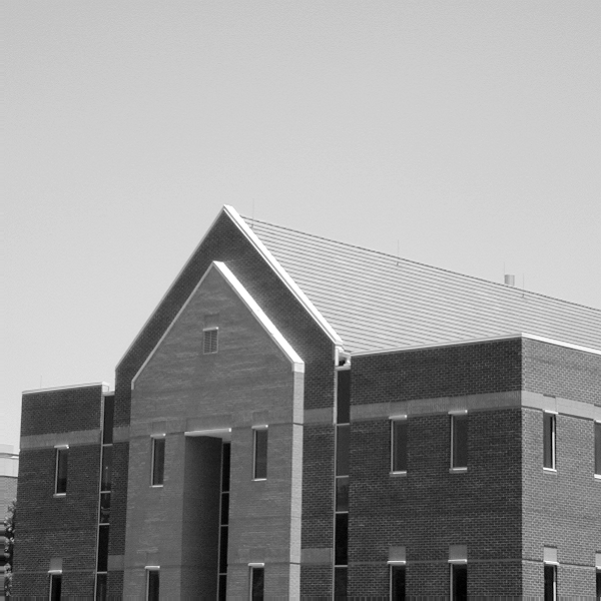
%> input picture DOG/building.tif, 601 x 601 px
$ octave makeDOGfigure.m   (GNU Octave 9; MATLAB toolbox functions it lacks are replaced by stand-ins)
%> lines starting %> are read from the running program, lines starting %| are printed output that depends on the picture
### DOG/gaussian2D.m
function g=gaussian2D(num,sigma,dist)
x=linspace(-dist,dist,num);
[X,Y]=meshgrid(x);
g=exp(-(X).^2./(2*sigma^2)).*exp(-(Y).^2./(2*sigma^2));

### correlation/sfft2.m
function b=sfft2(varargin)
%Shifted fft by PMB. First input is 2d array to be ffted.
%The second is optional zero padding
error(nargchk(1,3,nargin))
a=varargin{1};
if(nargin==2)
    c=zeros(varargin{2});
    c=impad(varargin{1},c);
    b=fftshift(fft2(fftshift(c)));
elseif(nargin==3)
    c=zeros(varargin{2},varargin{3});
    c=impad(varargin{1},c);
    b=fftshift(fft2(fftshift(c)));
else
    b=fftshift(fft2(fftshift(a)));
end


### DOG/makeDOGfigure.m
%display DOG filtered images with a set of different values of sigma
clear
close all
I=imread('building.tif');
%> I is the input picture: size 601x601 uint8; min 0, max 255, mean 152.8
figure(1)
imshow(I);
sc=linspace(0.2,4,12);
for p=1:length(sc)

sigma=sc(p);
DOGf=gaussian2D(601,sigma,10)-gaussian2D(601,sigma/1.6,10);
figure(2)
surfl(DOGf),shading interp, axis tight,title('DOG filter')
FI=sfft2(I);
CONV=FI.*DOGf;
fi=fftshift(ifft2(fftshift(CONV)));
figure(3);
imagesc(abs(fi)),colormap('gray')

figure(4)
subplot(3,4,p)

imagesc(abs(fi)),colormap('gray')
title(sprintf('Sigma %f',sigma))
end
%> this loop made 12 passes
%> pass 1, `title('DOG filter')`:
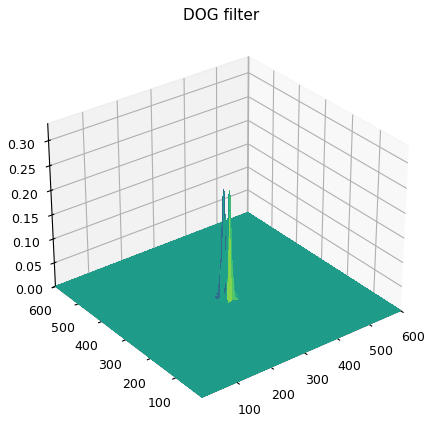
%> figure redrawn from the program's plot data
%> pass 1, `colormap('gray')`:
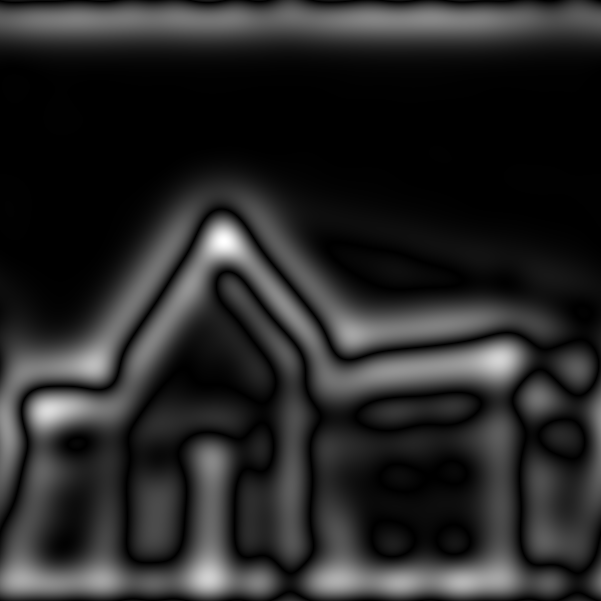
%> displayed picture: size 601x601x3, on the screen's scale of 0 to 255; min 0, max 255, mean 39.1
%> after the loop:
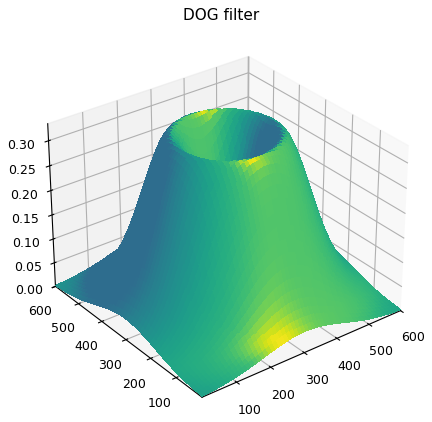
%> figure redrawn from the program's plot data
%> after the loop:
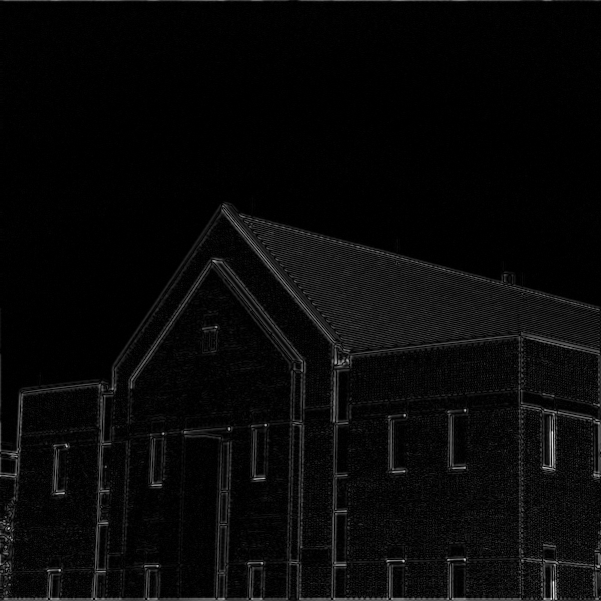
%> displayed picture: size 601x601x3, on the screen's scale of 0 to 255; min 0, max 255, mean 8.7
%> after the loop:
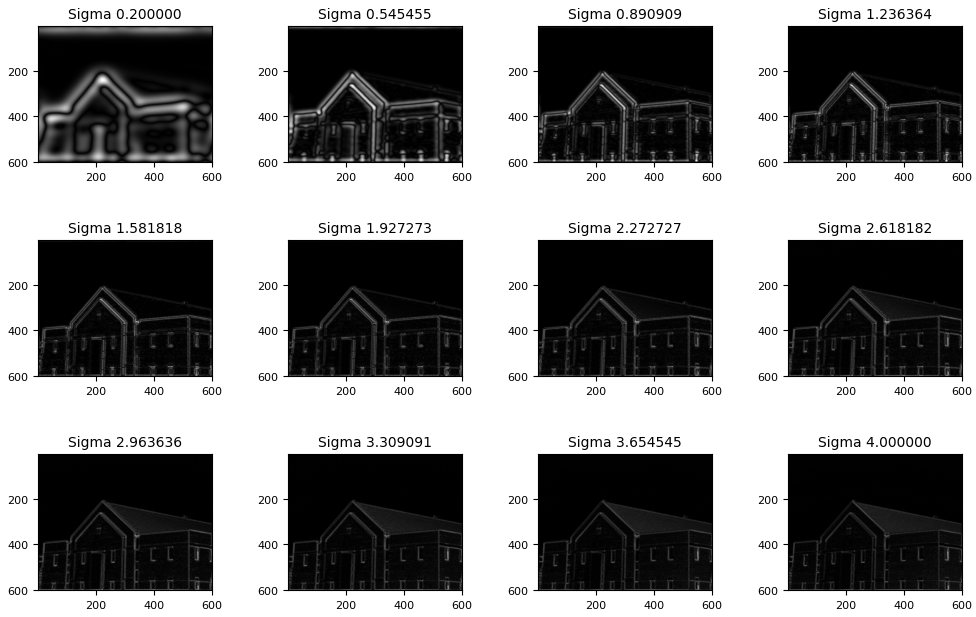
%> figure redrawn from the program's plot data, 12 panels
